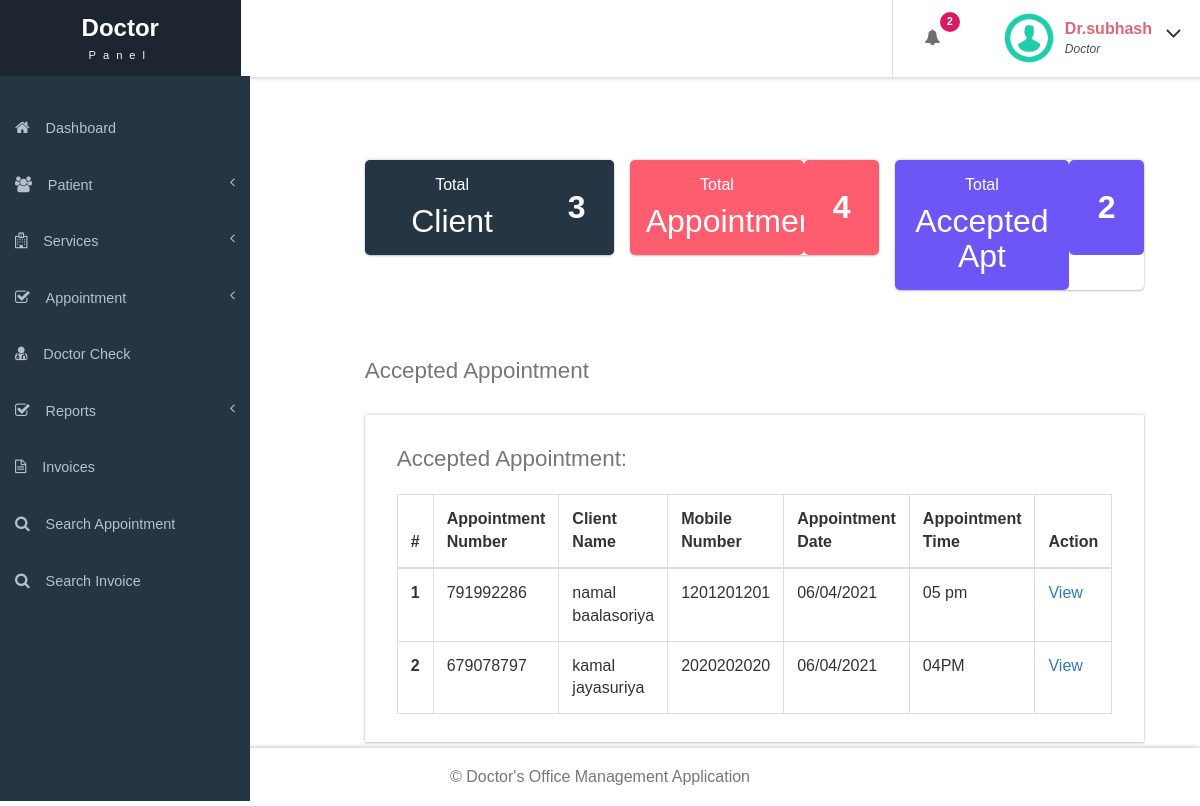
Page /simple/dashboard.php (signed in) on the committed database.
### tables this page shows
CREATE TABLE `tblappointment` (
  `ID` int(10) NOT NULL,
  `AptNumber` varchar(80) DEFAULT NULL,
  `Name` varchar(120) DEFAULT NULL,
  `Email` varchar(120) DEFAULT NULL,
  `PhoneNumber` bigint(11) DEFAULT NULL,
  `AptDate` varchar(120) DEFAULT NULL,
  `AptTime` varchar(120) DEFAULT NULL,
  `Services` varchar(120) DEFAULT NULL,
  `ApplyDate` timestamp NULL DEFAULT current_timestamp(),
  `Remark` varchar(250) NOT NULL,
  `Status` varchar(50) NOT NULL,
  `RemarkDate` timestamp NOT NULL DEFAULT '0000-00-00 00:00:00' ON UPDATE current_timestamp()
);

### simple/dashboard.php (the view, shortened to what this page needs)
<?php
include('includes/dbconnection.php');
     ?>
<!DOCTYPE HTML>
<html>
<head>
<link href="css/bootstrap.css" rel='stylesheet' type='text/css' />
<link href="css/style.css" rel='stylesheet' type='text/css' />
<link href="css/font-awesome.css" rel="stylesheet">
<link href="css/animate.css" rel="stylesheet" type="text/css" media="all">
<link rel="stylesheet" href="css/clndr.css" type="text/css" />
<link href="css/custom.css" rel="stylesheet">
</head>
<body class="cbp-spmenu-push">
<div class="main-content">
		 <?php include_once('includes/sidebar.php');?>
	<?php include_once('includes/header.php');?>
		<div id="page-wrapper" class="row calender ">
			<div class="main-page">
				<div class="row calender">
					<div class="row-one">
					<div class="col-md-4 widget" style=" background-color: #263544;">
						<?php $query1=mysqli_query($con,"Select * from tblcustomers");
$totalcust=mysqli_num_rows($query1);
?>
						<div class="stats-left ">
							<h5>Total</h5>
							<h4>Client</h4>
						</div>
						<div class="stats-right">
							<label> <?php echo $totalcust;?></label>
						</div>
						<div class="clearfix"> </div>
					</div>
					<div class="col-md-4 widget states-mdl">
						<?php $query2=mysqli_query($con,"Select * from tblappointment");
$totalappointment=mysqli_num_rows($query2);
?>
						<div class="stats-left">
							<h5>Total</h5>
							<h4>Appointment</h4>
						</div>
						<div class="stats-right">
							<label> <?php echo $totalappointment;?></label>
						</div>
					</div>
					<div class="col-md-4 widget states-last">
						<?php $query3=mysqli_query($con,"Select * from tblappointment where Status='1'");
$totalaccapt=mysqli_num_rows($query3);
?>
						<div class="stats-left">
							<h5>Total</h5>
							<h4>Accepted Apt</h4>
						</div>
						<div class="stats-right">
							<label><?php echo $totalaccapt;?></label>
						</div>
					</div>
				</div>
			<div class="main-page">
				<div class="tables">
					<br><br>
					<br>
				<h4 class="title1">Accepted Appointment</h4>
					<div class="table-responsive bs-example widget-shadow">
						<h4>Accepted Appointment:</h4>
						<table class="table table-bordered"> <thead> <tr> <th>#</th> <th> Appointment Number</th> <th>Client Name</th><th>Mobile Number</th> <th>Appointment Date</th><th>Appointment Time</th><th>Action</th> </tr> </thead> <tbody>
<?php
$ret=mysqli_query($con,"select *from  tblappointment where Status='1'");
$cnt=1;
while ($row=mysqli_fetch_array($ret)) {
?>
						 <tr> <th scope="row"><?php echo $cnt;?></th> <td><?php  echo $row['AptNumber'];?></td> <td><?php  echo $row['Name'];?></td><td><?php  echo $row['PhoneNumber'];?></td><td><?php  echo $row['AptDate'];?></td> <td><?php  echo $row['AptTime'];?></td> <td><a href="view-appointment.php?viewid=<?php echo $row['ID'];?>">View</a></td> </tr>   <?php
$cnt=$cnt+1;
}?></tbody> </table>
					</div>
				</div>
			</div>
		</div>
					</div>
				</div>
			</div>
		<?php include_once('includes/footer.php');?>
</body>
</html>

### simple/includes/header.php (shortened to what this page needs)
<div class="sticky-header header-section ">
      <div class="header-left">
        <div class="logo">
          <a href="index.html">
            <h1>Doctor</h1>
            <span>Panel</span>
          </a>
        </div>
        <div class="clearfix"> </div>
      </div>
      <div class="header-right">
        <div class="profile_details_left">
          <ul class="nofitications-dropdown">
            <?php
$ret1=mysqli_query($con,"select ID,Name from  tblappointment where Status=''");
$num=mysqli_num_rows($ret1);
?>
            <li class="dropdown head-dpdn">
              <a href="#" class="dropdown-toggle" data-toggle="dropdown" aria-expanded="false"><i class="fa fa-bell"></i><span class="badge blue"><?php echo $num;?></span></a>
            </li>
          </ul>
          <div class="clearfix"> </div>
        </div>
        <div class="profile_details">
        <?php
$adid=$_SESSION['ODABSaid'];
$ret=mysqli_query($con,"select AdminName from tbladmin where ID='$adid'");
$row=mysqli_fetch_array($ret);
$name=$row['AdminName'];
?>
          <ul>
            <li class="dropdown profile_details_drop">
              <a href="#" class="dropdown-toggle" data-toggle="dropdown" aria-expanded="false">
                <div class="profile_img">
                  <span class="prfil-img"><img src="images/download (1).png" alt="" width="50" height="50"> </span>
                  <div class="user-name">
                    <p><?php echo $name; ?></p>
                    <span>Doctor</span>
                  </div>
                  <i class="fa fa-angle-down lnr"></i>
                  <div class="clearfix"></div>
                </div>
              </a>
            </li>
          </ul>
        </div>
      </div>
      <div class="clearfix"> </div>
    </div>

### simple/css/custom.css (style rules this page uses)
#page-wrapper { padding:7em 2em 2.5em; }

### rows in the picture
tblappointment: AptNumber "791992286", Name "namal baalasoriya", PhoneNumber "1201201201", AptDate "06/04/2021", AptTime "05 pm"
tblappointment: AptNumber "679078797", Name "kamal jayasuriya", PhoneNumber "2020202020", AptDate "06/04/2021", AptTime "04PM"

### other values in the picture
$num "2"
$name "Dr.subhash"
$totalcust "3"
$totalappointment "4"
$totalaccapt "2"
